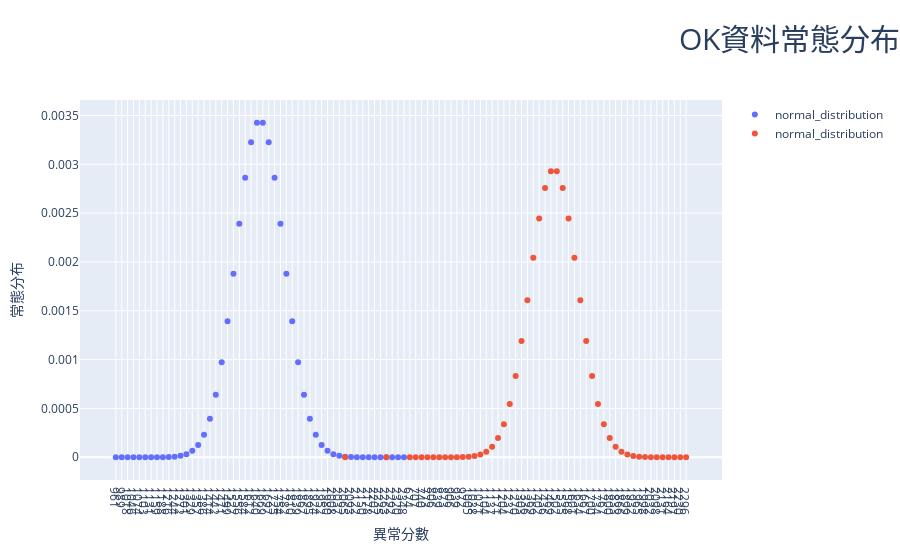

This figure's notebook cell:
### Code cell
draw2(x1=x1,y1=y1,x2=x2,y2=y2)
